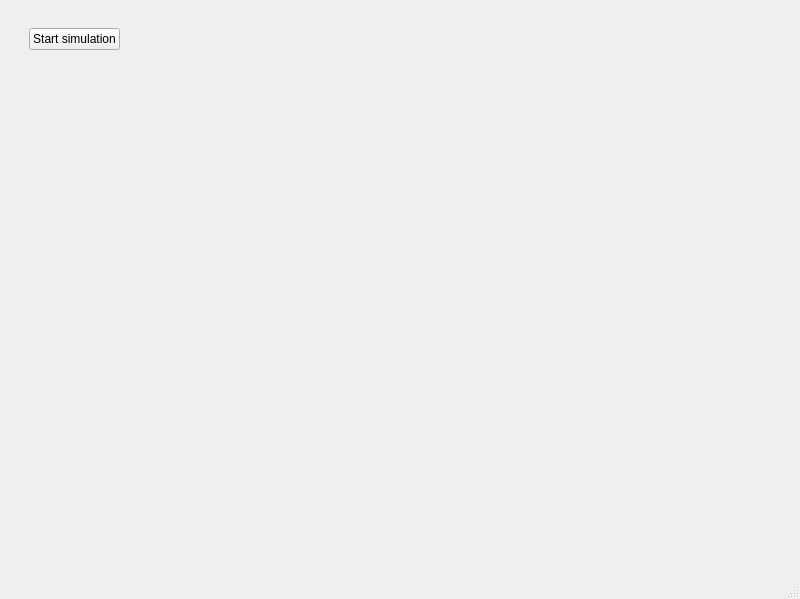
<?xml version="1.0" encoding="UTF-8"?>
<ui version="4.0">
 <class>MainWindow</class>
 <widget class="QMainWindow" name="MainWindow">
  <property name="geometry">
   <rect>
    <x>0</x>
    <y>0</y>
    <width>800</width>
    <height>599</height>
   </rect>
  </property>
  <property name="windowTitle">
   <string>FHP III simulation</string>
  </property>
  <widget class="QWidget" name="centralwidget">
   <widget class="QWidget" name="gridLayoutWidget">
    <property name="geometry">
     <rect>
      <x>29</x>
      <y>-1</y>
      <width>781</width>
      <height>81</height>
     </rect>
    </property>
    <layout class="QGridLayout" name="gridLayout">
     <item row="1" column="1">
      <spacer name="horizontalSpacer">
       <property name="orientation">
        <enum>Qt::Horizontal</enum>
       </property>
       <property name="sizeHint" stdset="0">
        <size>
         <width>40</width>
         <height>20</height>
        </size>
       </property>
      </spacer>
     </item>
     <item row="1" column="0">
      <widget class="QPushButton" name="startButton">
       <property name="text">
        <string>Start simulation</string>
       </property>
      </widget>
     </item>
    </layout>
   </widget>
   <widget class="QCustomPlot" name="finalPlot" native="true">
    <property name="geometry">
     <rect>
      <x>530</x>
      <y>150</y>
      <width>250</width>
      <height>150</height>
     </rect>
    </property>
   </widget>
   <widget class="QCustomPlot" name="convergencePlot" native="true">
    <property name="geometry">
     <rect>
      <x>530</x>
      <y>320</y>
      <width>250</width>
      <height>150</height>
     </rect>
    </property>
   </widget>
   <widget class="QWidget" name="boardWiget" native="true">
    <property name="geometry">
     <rect>
      <x>30</x>
      <y>150</y>
      <width>500</width>
      <height>321</height>
     </rect>
    </property>
   </widget>
  </widget>
  <widget class="QMenuBar" name="menubar">
   <property name="geometry">
    <rect>
     <x>0</x>
     <y>0</y>
     <width>800</width>
     <height>22</height>
    </rect>
   </property>
  </widget>
  <widget class="QStatusBar" name="statusbar"/>
 </widget>
 <customwidgets>
  <customwidget>
   <class>QCustomPlot</class>
   <extends>QWidget</extends>
   <header>qcustomplot.h</header>
   <container>1</container>
  </customwidget>
 </customwidgets>
 <resources/>
 <connections/>
</ui>
